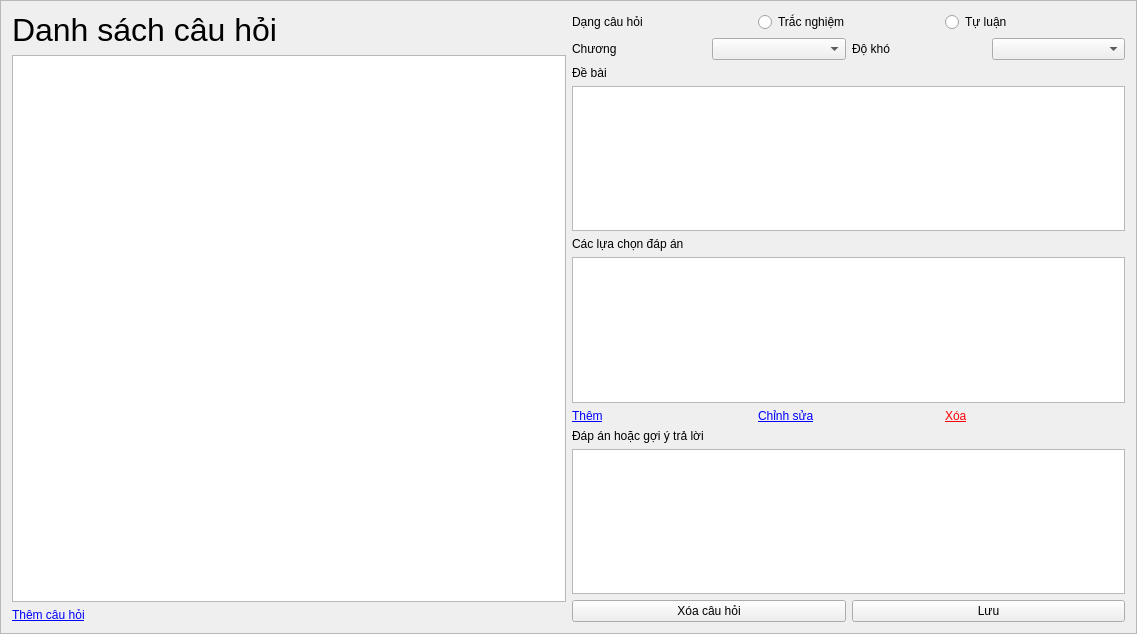
<?xml version="1.0" encoding="UTF-8"?>
<ui version="4.0">
 <class>question_frame</class>
 <widget class="QFrame" name="question_frame">
  <property name="geometry">
   <rect>
    <x>0</x>
    <y>0</y>
    <width>1137</width>
    <height>634</height>
   </rect>
  </property>
  <property name="sizePolicy">
   <sizepolicy hsizetype="Preferred" vsizetype="Fixed">
    <horstretch>0</horstretch>
    <verstretch>0</verstretch>
   </sizepolicy>
  </property>
  <property name="windowTitle">
   <string>Quản lý câu hỏi</string>
  </property>
  <property name="layoutDirection">
   <enum>Qt::LeftToRight</enum>
  </property>
  <property name="autoFillBackground">
   <bool>false</bool>
  </property>
  <property name="frameShape">
   <enum>QFrame::StyledPanel</enum>
  </property>
  <property name="frameShadow">
   <enum>QFrame::Raised</enum>
  </property>
  <layout class="QVBoxLayout" name="verticalLayout">
   <item>
    <layout class="QHBoxLayout" name="_3">
     <item>
      <layout class="QVBoxLayout" name="_4">
       <item>
        <widget class="QLabel" name="list_question_label">
         <property name="text">
          <string>&lt;html&gt;&lt;head/&gt;&lt;body&gt;&lt;p&gt;&lt;span style=&quot; font-size:24pt;&quot;&gt;Danh sách câu hỏi&lt;/span&gt;&lt;/p&gt;&lt;/body&gt;&lt;/html&gt;</string>
         </property>
        </widget>
       </item>
       <item>
        <widget class="QListWidget" name="question_list_widget"/>
       </item>
       <item>
        <widget class="QLabel" name="add_question_label">
         <property name="text">
          <string>&lt;html&gt;&lt;head/&gt;&lt;body&gt;&lt;p&gt;&lt;span style=&quot; text-decoration: underline; color:#0000ff;&quot;&gt;Thêm câu hỏi&lt;/span&gt;&lt;/p&gt;&lt;/body&gt;&lt;/html&gt;</string>
         </property>
        </widget>
       </item>
      </layout>
     </item>
     <item>
      <layout class="QVBoxLayout" name="_5">
       <item>
        <layout class="QHBoxLayout" name="_10">
         <item>
          <widget class="QLabel" name="question_type_label">
           <property name="text">
            <string>Dạng câu hỏi</string>
           </property>
          </widget>
         </item>
         <item>
          <widget class="QRadioButton" name="mcq_radio_button">
           <property name="text">
            <string>Trắc nghiệm</string>
           </property>
          </widget>
         </item>
         <item>
          <widget class="QRadioButton" name="construct_response_radio_button">
           <property name="text">
            <string>Tự luận</string>
           </property>
          </widget>
         </item>
        </layout>
       </item>
       <item>
        <layout class="QHBoxLayout" name="_8">
         <item>
          <layout class="QHBoxLayout" name="_2">
           <item>
            <widget class="QLabel" name="chapter_label">
             <property name="text">
              <string>Chương</string>
             </property>
            </widget>
           </item>
           <item>
            <widget class="QComboBox" name="chapter_combo_box"/>
           </item>
          </layout>
         </item>
         <item>
          <layout class="QHBoxLayout" name="_7">
           <item>
            <widget class="QLabel" name="difficulty_label">
             <property name="text">
              <string>Độ khó</string>
             </property>
            </widget>
           </item>
           <item>
            <widget class="QComboBox" name="difficulty_combo_box"/>
           </item>
          </layout>
         </item>
        </layout>
       </item>
       <item>
        <widget class="QLabel" name="problem_label">
         <property name="text">
          <string>Đề bài</string>
         </property>
        </widget>
       </item>
       <item>
        <widget class="QTextEdit" name="probelem_text_edit"/>
       </item>
       <item>
        <widget class="QLabel" name="mcq_answer_label">
         <property name="text">
          <string>Các lựa chọn đáp án</string>
         </property>
        </widget>
       </item>
       <item>
        <widget class="QListWidget" name="multiple_choice_answer_list_widget"/>
       </item>
       <item>
        <layout class="QHBoxLayout" name="_9">
         <item>
          <widget class="QLabel" name="add_mcq_answer_label">
           <property name="text">
            <string>&lt;html&gt;&lt;head/&gt;&lt;body&gt;&lt;p&gt;&lt;span style=&quot; text-decoration: underline; color:#0000ff;&quot;&gt;Thêm&lt;/span&gt;&lt;/p&gt;&lt;/body&gt;&lt;/html&gt;</string>
           </property>
          </widget>
         </item>
         <item>
          <widget class="QLabel" name="edit_mcq_answer_label">
           <property name="text">
            <string>&lt;html&gt;&lt;head/&gt;&lt;body&gt;&lt;p&gt;&lt;span style=&quot; text-decoration: underline; color:#0000ff;&quot;&gt;Chỉnh sửa&lt;/span&gt;&lt;/p&gt;&lt;/body&gt;&lt;/html&gt;</string>
           </property>
          </widget>
         </item>
         <item>
          <widget class="QLabel" name="delete_mcq_answer_label">
           <property name="text">
            <string>&lt;html&gt;&lt;head/&gt;&lt;body&gt;&lt;p&gt;&lt;span style=&quot; text-decoration: underline; color:#fc0107;&quot;&gt;Xóa&lt;/span&gt;&lt;/p&gt;&lt;/body&gt;&lt;/html&gt;</string>
           </property>
          </widget>
         </item>
        </layout>
       </item>
       <item>
        <widget class="QLabel" name="answer_or_suggest_answer_label">
         <property name="text">
          <string>Đáp án hoặc gợi ý trả lời</string>
         </property>
        </widget>
       </item>
       <item>
        <widget class="QTextEdit" name="answer_or_suggest_answer_text_edit"/>
       </item>
       <item>
        <layout class="QHBoxLayout" name="_6">
         <item>
          <widget class="QPushButton" name="delete_question_button">
           <property name="text">
            <string>Xóa câu hỏi</string>
           </property>
          </widget>
         </item>
         <item>
          <widget class="QPushButton" name="save_button">
           <property name="text">
            <string>Lưu</string>
           </property>
          </widget>
         </item>
        </layout>
       </item>
      </layout>
     </item>
    </layout>
   </item>
  </layout>
 </widget>
 <resources/>
 <connections/>
</ui>
